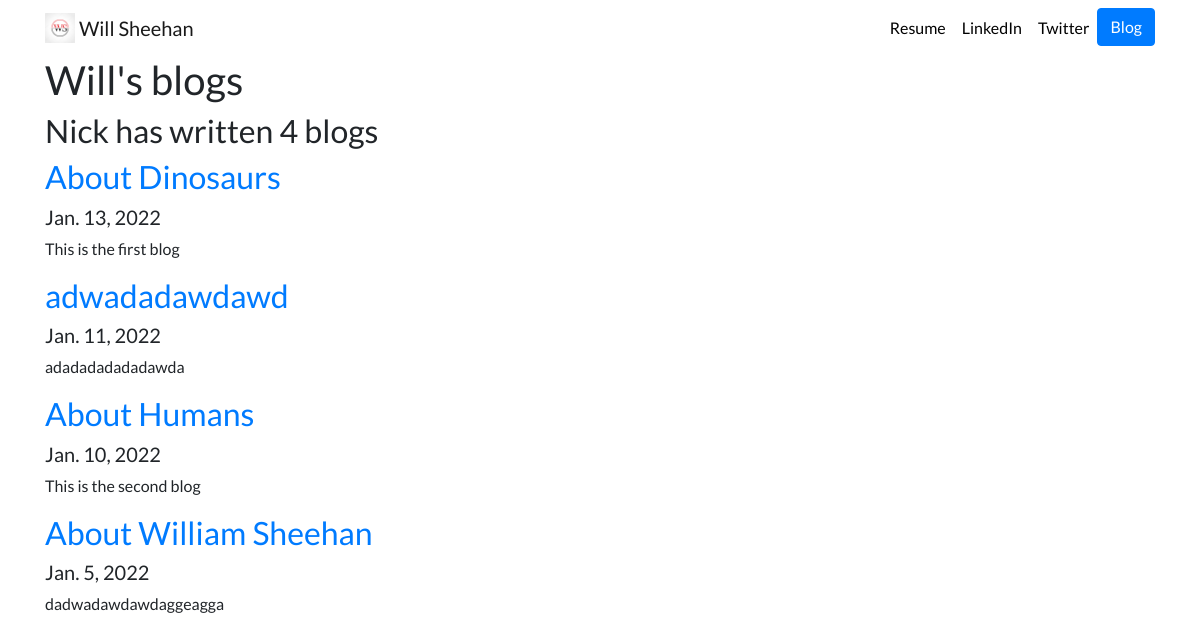
Screenshot of /blog/ with the database file from the repository.
### blog/models.py (models this page shows, shortened)
class Blog(models.Model):
    title = models.CharField(max_length=200)
    description = models.TextField(max_length=250)
    date = models.DateField()

### blog/views.py (the view)
# urls.py: path('', views.all_blogs, name='all_blogs'),
def all_blogs(request):
    blogs = Blog.objects.order_by('-date') #grabs all objects from the database that are Blog objects (in models file), turns them into python objects
    return render(request, 'blog/all_blogs.html', {'blogs':blogs}) #puts all Blog objects into a list

### blog/templates/blog/all_blogs.html
{% extends 'portfolio/base.html' %}
{% block content %}
<h1>Will's blogs</h1>
<h2>Nick has written {{ blogs.count }} blog{{ blogs.count|pluralize }}</h2>
{% for blog in blogs %}
<a href="{% url 'blog:detail' blog.id %}"><h2>{{ blog.title }}</h2></a>
<h5>{{ blog.date }}</h5>
<p>{{ blog.description }}</p>
{% endfor %}
{% endblock %}

### portfolio/static/portfolio/custom.css (style rules this page uses)
body { font-family: 'Lato', sans-serif; }

### rows the page displays
Blog: title "About Dinosaurs", date "Jan. 13, 2022", description "This is the first blog"
Blog: title "adwadadawdawd", date "Jan. 11, 2022", description "adadadadadadawda"
Blog: title "About Humans", date "Jan. 10, 2022", description "This is the second blog"
Blog: title "About William Sheehan", date "Jan. 5, 2022", description "dadwadawdawdaggeagga"

### other values shown
{{ blogs.count }} "4"
